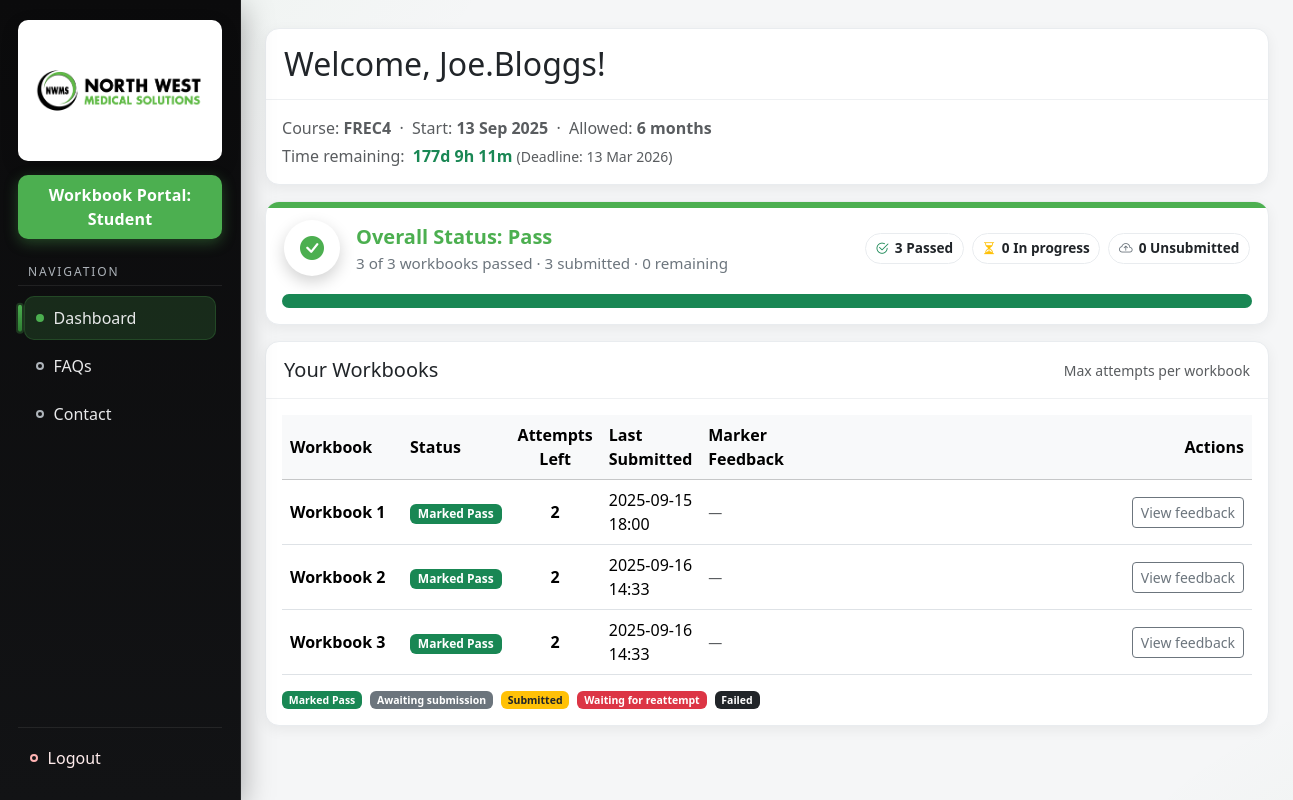
The page /student_dashboard (signed in) on the database its author committed.
### app.py (models this page shows)
class User(UserMixin, db.Model):
    id       = db.Column(db.Integer, primary_key=True)
    username = db.Column(db.String(150), nullable=False, unique=True)
    email    = db.Column(db.String(150), nullable=False, unique=True)
    password = db.Column(db.String(150), nullable=False)
    role     = db.Column(db.String(50),  nullable=False)  # 'student','marker','admin'
    course   = db.Column(db.String(10),  nullable=True)   # for students
    cohort_id = db.Column(db.Integer, db.ForeignKey('cohort.id'), nullable=True)
    cohort = db.relationship('Cohort', foreign_keys=[cohort_id])

class WorkbookSubmission(db.Model):
    id          = db.Column(db.Integer, primary_key=True)
    student_id  = db.Column(db.Integer, db.ForeignKey('user.id'), nullable=False)
    workbook_number = db.Column(db.Integer, nullable=False)
    file_path   = db.Column(db.String(255))
    submission_time = db.Column(db.DateTime, default=now_utc_naive)
    marked      = db.Column(db.Boolean, default=False)
    score       = db.Column(db.Integer, nullable=True)
    feedback    = db.Column(db.Text, nullable=True)
    is_referral = db.Column(db.Boolean, default=False)
    referral_count = db.Column(db.Integer, default=0)  # increments when a submission is set to Referral
    corrected_submission_path = db.Column(db.String(255), nullable=True)
    corrected_submission_time = db.Column(db.DateTime, nullable=True)
    student = db.relationship('User', foreign_keys=[student_id])

### app.py (the view, shortened to what this page needs)
@app.route('/student_dashboard', methods=['GET', 'POST'])
@login_required
def student_dashboard():
    if current_user.role != 'student':
        return redirect(url_for('login'))
    course_code = (current_user.course or '').upper()
    required = get_total_workbooks(course_code)
    start_date = current_user.cohort.start_date if (current_user.cohort and current_user.cohort.start_date) else None
    months_allowed = COURSE_DEADLINES.get(course_code, 6)
    deadline_date = add_months(start_date, months_allowed) if start_date else None
    items = [build_workbook_item(current_user.id, n) for n in range(1, required + 1)]
    overall_status = compute_overall_status(items, required)
    return render_template(
        'student_dashboard.html',
        items=items,
        overall_status=overall_status,
        course_start_date=start_date,
        course_deadline=deadline_date,
        months_allowed=months_allowed
    )

### templates/student_dashboard.html (shortened to what this page needs)
{% extends 'base.html' %}
{% block content %}
<link rel="stylesheet" href="https://cdn.jsdelivr.net/npm/bootstrap-icons@1.11.3/font/bootstrap-icons.css">
{% set ns = namespace(total=items|length, submitted=0, passed=0, failed=0) %}
{% for row in items %}
  {% set latest = row.latest %}
  {% if latest %}{% set ns.submitted = ns.submitted + 1 %}{% endif %}
  {% if row.label == 'Marked Pass' %}{% set ns.passed = ns.passed + 1 %}{% endif %}
  {% if row.label == 'Failed' %}{% set ns.failed = ns.failed + 1 %}{% endif %}
{% endfor %}
{% set unsubmitted = (ns.total - ns.submitted) if ns.total else 0 %}
{% set in_progress = (ns.submitted - ns.passed - ns.failed) if ns.total else 0 %}
{% set pct_pass = (ns.passed * 100 // (ns.total if ns.total else 1)) %}
{% set pct_submitted = (ns.submitted * 100 // (ns.total if ns.total else 1)) %}
{% set _start = course_start_date %}
{% set _deadline = course_deadline %}
{% set _start_iso = _start.strftime('%Y-%m-%dT%H:%M:%SZ') if _start else '' %}
{% set _deadline_iso = _deadline.strftime('%Y-%m-%dT%H:%M:%SZ') if _deadline else '' %}
{% set _start_human = _start.strftime('%d %b %Y') if _start else '—' %}
{% set _deadline_human = _deadline.strftime('%d %b %Y') if _deadline else '—' %}
<div id="courseMeta" class="panel mb-3" data-deadline="{{ _deadline_iso }}">
  <div class="panel-head">
    <h2 class="mb-0">Welcome, {{ current_user.username }}!</h2>
  </div>
  <div class="p-3">
    <div class="text-muted">
      Course: <strong>{{ current_user.course or '—' }}</strong>
      &nbsp;&middot;&nbsp;
      Start: <strong>{{ _start_human }}</strong>
      &nbsp;&middot;&nbsp;
      Allowed: <strong>{{ months_allowed }} months</strong>
    </div>
    <div class="mt-1">
      <span class="text-muted">Time remaining:</span>
      <span id="deadlineCountdown" class="fw-semibold ms-1">—</span>
      <span class="text-muted small">(Deadline: {{ _deadline_human }})</span>
    </div>
  </div>
</div>
{% set status_color = '#6c757d' %}
{% set status_icon = 'bi-hourglass-split' %}
{% set status_title = 'In Progress' %}
{% if overall_status == 'Pass' %}
  {% set status_color = '#4CAF50' %}
  {% set status_icon = 'bi-check-circle-fill' %}
  {% set status_title = 'Pass' %}
{% elif overall_status == 'Fail' %}
  {% set status_color = '#dc3545' %}
  {% set status_icon = 'bi-x-circle-fill' %}
  {% set status_title = 'Fail' %}
{% endif %}
<div class="panel status-panel mb-3" style="--bar-color: {{ status_color }}">
  <div class="status-body">
    <div class="status-icon" style="color: {{ status_color }}">
      <i class="bi {{ status_icon }}"></i>
    </div>
    <div class="status-meta me-auto">
      <div class="lead" style="color: {{ status_color }};">Overall Status: {{ status_title }}</div>
      <div class="sub">
        {{ ns.passed }} of {{ ns.total }} workbooks passed &middot; {{ ns.submitted }} submitted &middot; {{ unsubmitted }} remaining
      </div>
    </div>
    <div class="d-flex flex-wrap align-items-center gap-2">
      <span class="chip"><i class="bi bi-check2-circle text-success"></i> {{ ns.passed }} Passed</span>
      <span class="chip"><i class="bi bi-hourglass-split text-warning"></i> {{ in_progress }} In progress</span>
      <span class="chip"><i class="bi bi-cloud-arrow-up text-secondary"></i> {{ unsubmitted }} Unsubmitted</span>
    </div>
  </div>
  <div class="px-3 pb-3">
    <div class="progress" role="progressbar" aria-valuemin="0" aria-valuemax="100"
         aria-valuenow="{{ pct_pass }}">
      {% set pass_pct = (ns.passed * 100 // (ns.total if ns.total else 1)) %}
      {% set prog_pct = (in_progress * 100 // (ns.total if ns.total else 1)) %}
      {% set unsub_pct = (unsubmitted * 100 // (ns.total if ns.total else 1)) %}
      {% if pass_pct > 0 %}
        <div class="progress-bar bg-success" style="width: {{ pass_pct }}%"></div>
      {% endif %}
    </div>
  </div>
</div>
<div class="panel">
  <div class="panel-head d-flex align-items-center justify-content-between">
    <h5 class="mb-0">Your Workbooks</h5>
    <div class="small text-muted">Max {{ MAX_ATTEMPTS }} attempts per workbook</div>
  </div>
  <div class="p-3">
    <div class="table-responsive">
      <table class="table table-hover align-middle mb-0">
        <thead class="table-light">
          <tr>
            <th style="min-width: 120px;">Workbook</th>
            <th>Status</th>
            <th class="text-center" style="width:120px;">Attempts Left</th>
            <th>Last Submitted</th>
            <th>Marker Feedback</th>
            <th class="text-end" style="min-width: 460px;">Actions</th>
          </tr>
        </thead>
        <tbody>
          {% for row in items %}
            {% set latest = row.latest %}
            {% set nsrow = namespace(label=row.label, badge=row.badge) %}
            {% if latest and latest.marked and row.attempts_left == 0 and (latest.is_referral or (latest.score is not none and latest.score == 0)) %}
              {% set nsrow.label = 'Failed' %}
              {% set nsrow.badge = 'bg-dark text-white' %}
            {% endif %}
            <tr data-wb="{{ row.wb_number }}" data-status="{{ nsrow.label|lower }}">
              <td class="fw-semibold">Workbook {{ row.wb_number }}</td>
              <td>
                <span class="badge {{ nsrow.badge }}">
                  {{ nsrow.label }}
                </span>
              </td>
              <td class="text-center">
                {% if row.attempts_so_far == 0 %}
                  <span class="text-muted">—</span>
                {% else %}
                  <span class="fw-semibold">{{ row.attempts_left }}</span>
                {% endif %}
              </td>
              <td>
                {% if latest %}
                  <span title="{{ latest.submission_time }}">
                    {{ latest.submission_time.strftime('%Y-%m-%d %H:%M') }}
                  </span>
                {% else %}
                  <span class="text-muted">—</span>
                {% endif %}
              </td>
              <td>
                {% if latest and latest.feedback %}
                  <span class="small">{{ latest.feedback }}</span>
                {% else %}
                  <span class="text-muted small">—</span>
                {% endif %}
              </td>
              <td class="text-end">
                <div class="d-flex flex-wrap justify-content-end align-items-center gap-2">
                  {% if row.can_upload %}
                    <form action="{{ url_for('student_dashboard') }}" method="post" enctype="multipart/form-data"
                          class="d-flex flex-wrap align-items-center gap-2">
                      <input type="hidden" name="workbook_number" value="{{ row.wb_number }}">
                      <div class="input-group input-group-sm upload-group">
                        <input type="file" name="file" class="form-control" accept="application/pdf" required>
                        <button type="submit" class="btn btn-primary">Upload</button>
                      </div>
                    </form>
                  {% else %}
                    {% if latest and latest.marked %}
                      <a class="btn btn-outline-secondary btn-sm"
                         href="{{ url_for('student_view_feedback', workbook_number=row.wb_number) }}">
                        View feedback
                      </a>
                    {% else %}
                      <span class="text-muted small">No action available</span>
                    {% endif %}
                  {% endif %}
                </div>
              </td>
            </tr>
          {% endfor %}
        </tbody>
      </table>
    </div>
    <div class="mt-3 small d-flex flex-wrap align-items-center gap-2">
      <span class="badge bg-success">Marked Pass</span>
      <span class="badge bg-secondary">Awaiting submission</span>
      <span class="badge bg-warning text-dark">Submitted</span>
      <span class="badge bg-danger">Waiting for reattempt</span>
      <span class="badge bg-dark text-white">Failed</span>
    </div>
  </div>
</div>
{% endblock %}

### templates/base.html (shortened to what this page needs)
<!doctype html>
<html lang="en">
<head>
  <link href="https://cdn.jsdelivr.net/npm/bootstrap@5.3.2/dist/css/bootstrap.min.css" rel="stylesheet">
</head>
<body>
<div class="layout">
  {% if current_user.is_authenticated %}
  <aside class="sidebar">
    <div class="brand">
      <img src="{{ url_for('static', filename='images/nwms_logo.png') }}" alt="NWMS Logo">
    </div>
    <div class="portal-banner">
      Workbook Portal: {{ current_user.role|capitalize }}
    </div>
    <div class="nav-block">
      <div class="nav-title">Navigation</div>
      <ul class="nav-list">
        {% if current_user.role == 'admin' %}
          <li class="nav-item">
            <a class="nav-link {{ 'active' if request.endpoint in ['admin_dashboard'] else '' }}" href="{{ url_for('admin_dashboard') }}">
              <span class="dot"></span> Dashboard
            </a>
          </li>
          <li class="nav-item">
            <a class="nav-link {{ 'active' if request.endpoint in ['admin_activity','admin_activity_student'] else '' }}" href="{{ url_for('admin_activity') }}">
              <span class="dot"></span> Activity Log
            </a>
          </li>
          <li class="nav-item">
            <a class="nav-link {{ 'active' if request.endpoint == 'admin_assign' else '' }}" href="{{ url_for('admin_assign') }}">
              <span class="dot"></span> Assign Student
            </a>
          </li>
          <li class="nav-item">
            <a class="nav-link {{ 'active' if request.endpoint == 'admin_cohorts' else '' }}" href="{{ url_for('admin_cohorts') }}">
              <span class="dot"></span> Cohorts Editor
            </a>
          </li>
          <li class="nav-item">
            <a class="nav-link {{ 'active' if request.endpoint == 'admin_delete_students' else '' }}" href="{{ url_for('admin_delete_students') }}">
              <span class="dot"></span> Delete Students
            </a>
          </li>
          <li class="nav-item">
            <a class="nav-link {{ 'active' if request.endpoint == 'admin_delete_markers' else '' }}" href="{{ url_for('admin_delete_markers') }}">
              <span class="dot"></span> Delete Markers
            </a>
          </li>
          <li class="nav-item">
            <a class="nav-link {{ 'active' if request.endpoint == 'admin_settings' else '' }}" href="{{ url_for('admin_settings') }}">
              <span class="dot"></span> Settings
            </a>
          </li>
          {% if request.view_args and request.view_args.get('student_id') %}
          <li class="nav-item">
            <a class="nav-link {{ 'active' if request.endpoint == 'proxy_upload' else '' }}"
               href="{{ url_for('proxy_upload', student_id=request.view_args.get('student_id')) }}">
              <span class="dot"></span> Upload for Student
            </a>
          </li>
          {% endif %}
        {% elif current_user.role == 'student' %}
          <li class="nav-item">
            <a class="nav-link {{ 'active' if request.endpoint == 'student_dashboard' else '' }}" href="{{ url_for('student_dashboard') }}">
              <span class="dot"></span> Dashboard
            </a>
          </li>
          <li class="nav-item">
            <a class="nav-link {{ 'active' if request.endpoint == 'student_faq' else '' }}" href="{{ url_for('student_faq') }}">
              <span class="dot"></span> FAQs
            </a>
          </li>
          <li class="nav-item">
            <a class="nav-link {{ 'active' if request.endpoint == 'contact' else '' }}" href="{{ url_for('contact') }}">
              <span class="dot"></span> Contact
            </a>
          </li>
        {% endif %}
      </ul>
    </div>
    <div class="logout">
      <a class="nav-link" href="{{ url_for('logout') }}">
        <span class="dot" style="border-color:#ffb3b3;"></span> Logout
      </a>
    </div>
  </aside>
  {% endif %}
  <main class="content">
    <div class="content-inner">
      {% block content %}{% endblock %}
    </div>
  </main>
</div>
</body>
</html>

### rows shown on the page
User: role "Student", username "Joe.Bloggs", course "FREC4"
WorkbookSubmission: submission_time "2025-09-15 18:00"
WorkbookSubmission: submission_time "2025-09-16 14:33"
WorkbookSubmission: submission_time "2025-09-16 14:33"

### other values the page prints
{{ _start_human }} "13 Sep 2025"
{{ months_allowed }} "6"
{{ _deadline_human }} "13 Mar 2026"
{{ status_title }} "Pass"
{{ ns.passed }} "3"
{{ ns.total }} "3"
{{ ns.submitted }} "3"
{{ unsubmitted }} "0"
{{ in_progress }} "0"
{{ row.wb_number }} "1" "2" "3"
{{ nsrow.label }} "Marked Pass" "Marked Pass" "Marked Pass"
{{ row.attempts_left }} "2" "2" "2"
